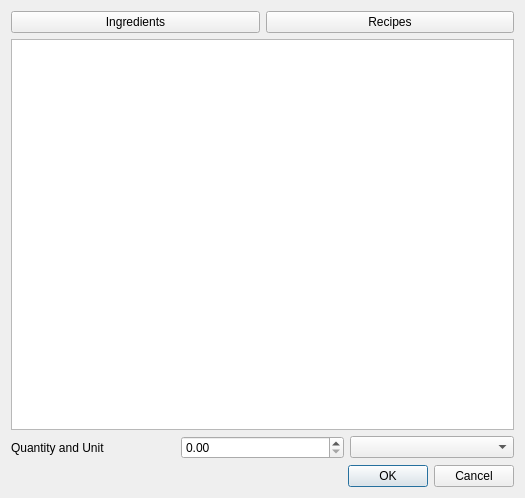
<?xml version="1.0" encoding="UTF-8"?>
<ui version="4.0">
 <class>IngredientSelectorDialog</class>
 <widget class="QDialog" name="IngredientSelectorDialog">
  <property name="geometry">
   <rect>
    <x>0</x>
    <y>0</y>
    <width>525</width>
    <height>498</height>
   </rect>
  </property>
  <property name="windowTitle">
   <string>Dialog</string>
  </property>
  <layout class="QVBoxLayout" name="verticalLayout">
   <item>
    <layout class="QHBoxLayout" name="horizontalLayout">
     <item>
      <widget class="QPushButton" name="ingredientButton">
       <property name="text">
        <string>Ingredients</string>
       </property>
      </widget>
     </item>
     <item>
      <widget class="QPushButton" name="recipeButton">
       <property name="text">
        <string>Recipes</string>
       </property>
      </widget>
     </item>
    </layout>
   </item>
   <item>
    <widget class="QListView" name="listView"/>
   </item>
   <item>
    <layout class="QHBoxLayout" name="horizontalLayout_2">
     <item>
      <widget class="QLabel" name="measureLabel">
       <property name="text">
        <string>Quantity and Unit</string>
       </property>
      </widget>
     </item>
     <item>
      <widget class="QDoubleSpinBox" name="quantitySpinbox"/>
     </item>
     <item>
      <widget class="QComboBox" name="unitCombobox"/>
     </item>
    </layout>
   </item>
   <item>
    <widget class="QDialogButtonBox" name="buttonBox">
     <property name="enabled">
      <bool>true</bool>
     </property>
     <property name="orientation">
      <enum>Qt::Orientation::Horizontal</enum>
     </property>
     <property name="standardButtons">
      <set>QDialogButtonBox::StandardButton::Cancel|QDialogButtonBox::StandardButton::Ok</set>
     </property>
    </widget>
   </item>
  </layout>
 </widget>
 <resources/>
 <connections>
  <connection>
   <sender>buttonBox</sender>
   <signal>accepted()</signal>
   <receiver>IngredientSelectorDialog</receiver>
   <slot>accept()</slot>
   <hints>
    <hint type="sourcelabel">
     <x>248</x>
     <y>254</y>
    </hint>
    <hint type="destinationlabel">
     <x>157</x>
     <y>274</y>
    </hint>
   </hints>
  </connection>
  <connection>
   <sender>buttonBox</sender>
   <signal>rejected()</signal>
   <receiver>IngredientSelectorDialog</receiver>
   <slot>reject()</slot>
   <hints>
    <hint type="sourcelabel">
     <x>316</x>
     <y>260</y>
    </hint>
    <hint type="destinationlabel">
     <x>286</x>
     <y>274</y>
    </hint>
   </hints>
  </connection>
 </connections>
</ui>
